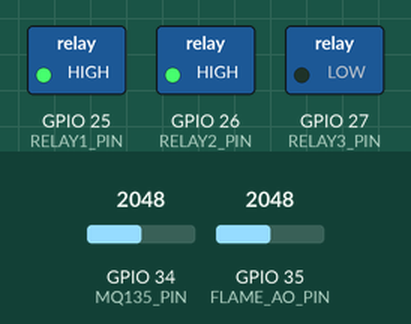
Bench run of a sketch on a simulated ESP32. Shown: switched loads named in the sketch (green lamp = pin HIGH). The inputs (shaded band) are chosen by the test bench; at power-on: GPIO 35 (FLAME_AO_PIN) = 2048, GPIO 34 (MQ135_PIN) = 2048. WiFi joins after 1.5 s; servers stay silent unless stated; what the sketch prints to the serial monitor is not drawn.

Above: at 7.7 s.
7.8 s: GPIO 35 (FLAME_AO_PIN) set to 1031
9.8 s: GPIO 35 (FLAME_AO_PIN) set to 936
At 11.7 s:
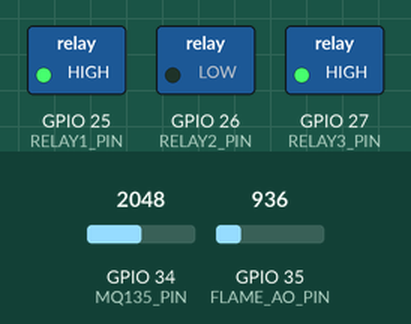
12.5 s: GPIO 35 (FLAME_AO_PIN) set to 1040
At 13.1 s:
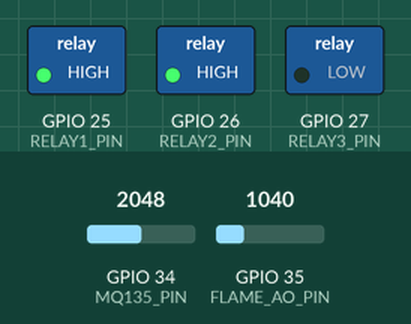
14.5 s: GPIO 34 (MQ135_PIN) set to 212
16.7 s: GPIO 34 (MQ135_PIN) set to 186
At 17.5 s:
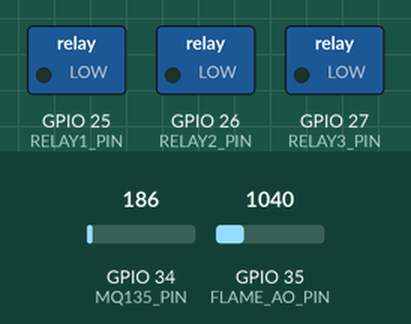
20.0 s: GPIO 34 (MQ135_PIN) set to 491
At 20.4 s:
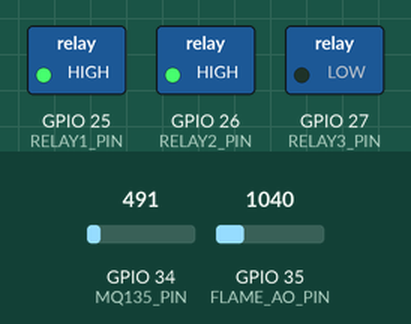
Timing chart, 0 to 23.0 s (numbered marks = the images above; inputs shaded):
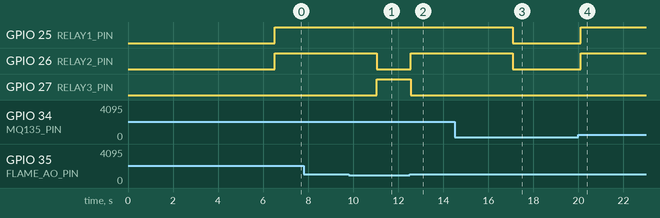

The sketch:

DOAN.ino
```cpp
#include <WiFi.h>
#include <ESP_Mail_Client.h>

// Thông tin WiFi
#define WIFI_SSID "Hằng"
#define WIFI_PASSWORD "12345678"

// Thông tin Gmail SMTP
#define SMTP_HOST "smtp.gmail.com"
#define SMTP_PORT 465
#define AUTHOR_EMAIL "truongphuc01573@gmail.com"
#define AUTHOR_PASSWORD "hisx exye uwkv fnou"
#define RECIPIENT_EMAIL "truongphuc1573@gmail.com"

// Khai báo chân ESP32
#define FLAME_AO_PIN   35    // Cảm biến lửa
#define MQ135_PIN      34    // Cảm biến khói MQ135
#define RELAY1_PIN     25    // Relay còi
#define RELAY2_PIN     26    // Relay quạt hút
#define RELAY3_PIN     27    // Relay ngắt điện

const int FLAME_THRESHOLD = 1000;  // Ngưỡng phát hiện lửa
const int SMOKE_THRESHOLD = 200;   // Ngưỡng phát hiện khói

const unsigned long EMAIL_COOLDOWN = 60000; // 60s cooldown
unsigned long lastEmailSent = 0;

SMTPSession smtp;

void setup() {
  Serial.begin(115200);
  pinMode(FLAME_AO_PIN, INPUT);
  pinMode(MQ135_PIN, INPUT);
  pinMode(RELAY1_PIN, OUTPUT);
  pinMode(RELAY2_PIN, OUTPUT);
  pinMode(RELAY3_PIN, OUTPUT);

  digitalWrite(RELAY1_PIN, LOW); // Ban đầu tắt còi
  digitalWrite(RELAY2_PIN, LOW); // Ban đầu tắt quạt
  digitalWrite(RELAY3_PIN, LOW); // Ban đầu không ngắt điện

  WiFi.begin(WIFI_SSID, WIFI_PASSWORD);
  Serial.print("Đang kết nối WiFi");
  while (WiFi.status() != WL_CONNECTED) {
    delay(500);
    Serial.print(".");
  }
  Serial.println("\n Wi-Fi đã kết nối!");

  Serial.println("==========================================");
  Serial.println(" HỆ THỐNG CẢNH BÁO LỬA VÀ KHÓI - ESP32");
  Serial.println(" Đang khởi động hệ thống...");
  Serial.print("  FLAME_THRESHOLD = ");
  Serial.println(FLAME_THRESHOLD);
  Serial.print("  SMOKE_THRESHOLD = ");
  Serial.println(SMOKE_THRESHOLD);
  Serial.println("==========================================\n");
  delay(5000);
}

void loop() {
  int flameAnalog = analogRead(FLAME_AO_PIN);
  int smokeAnalog = analogRead(MQ135_PIN);

  Serial.println("------------------------------------------");
  Serial.print("Giá trị cảm biến lửa (AO): ");
  Serial.println(flameAnalog);
  Serial.print("Giá trị cảm biến khói (AO): ");
  Serial.println(smokeAnalog);

  bool fireDetected = flameAnalog < FLAME_THRESHOLD;
  bool smokeDetected = smokeAnalog > SMOKE_THRESHOLD;

  if (fireDetected) {
    // Khi có lửa
    Serial.println(" Phát hiện LỬA!");
    digitalWrite(RELAY1_PIN, HIGH);  // Bật còi
    digitalWrite(RELAY2_PIN, LOW);   // Tắt quạt
    digitalWrite(RELAY3_PIN, HIGH);  // Ngắt điện

  } else if (smokeDetected) {
    // Khi chỉ có khói
    Serial.println("Phát hiện KHÓI!");
    digitalWrite(RELAY1_PIN, HIGH);  // Bật còi
    digitalWrite(RELAY2_PIN, HIGH);  // Bật quạt hút
    digitalWrite(RELAY3_PIN, LOW);   // Không ngắt điện
  } else {
    // Không có khói hoặc lửa
    Serial.println(" Không có lửa hoặc khói. Hệ thống an toàn.");
    digitalWrite(RELAY1_PIN, LOW);   // Tắt còi
    digitalWrite(RELAY2_PIN, LOW);   // Tắt quạt
    digitalWrite(RELAY3_PIN, LOW);   // Không ngắt điện
  }

  // Gửi email nếu cần
  if ((fireDetected || smokeDetected) && (millis() - lastEmailSent >= EMAIL_COOLDOWN)) {
    String message = fireDetected ? "PHÁT HIỆN LỬA!" : "PHÁT HIỆN KHÓI!";
    if (WiFi.status() == WL_CONNECTED) {
      sendEmail(message);
    } else {
      Serial.println(" Không gửi email được vì mất WiFi.");
    }
    lastEmailSent = millis();
  }

  delay(1500);
}

void sendEmail(String messageContent) {
  ESP_Mail_Session session;
  session.server.host_name = SMTP_HOST;
  session.server.port = SMTP_PORT;
  session.login.email = AUTHOR_EMAIL;
  session.login.password = AUTHOR_PASSWORD;
  session.login.user_domain = "";

  SMTP_Message email;
  email.sender.name = "Hệ thống cảnh báo ESP32";
  email.sender.email = AUTHOR_EMAIL;
  email.subject = "CẢNH BÁO: " + messageContent;
  email.addRecipient("Người nhận", RECIPIENT_EMAIL);
  email.text.content = "Hệ thống ESP32 vừa phát hiện: " + messageContent + ". Địa chỉ: KM 10 Trần Phú, Mộ Lao, Hà Đông. Hãy kiểm tra ngay!";

  if (smtp.connect(&session)) {
    if (MailClient.sendMail(&smtp, &email)) {
      Serial.println(" Gửi email thành công!");
    } else {
      Serial.print(" Gửi email thất bại: ");
      Serial.println(smtp.errorReason());
    }
    smtp.closeSession();
  }
}
```

Measured:
- the behaviour switches between 1000 and 999 on GPIO 35 (FLAME_AO_PIN) (found by bisection; images 0 and 1)
- the behaviour switches between 201 and 200 on GPIO 34 (MQ135_PIN) (found by bisection; images 2 and 3)
- after the input at 7.8 s, every drawn part: stays the same
- after the input at 9.8 s, GPIO 26 (RELAY2_PIN): HIGH → LOW after 1.2 s; GPIO 27 (RELAY3_PIN): LOW → HIGH after 1.2 s
- after the input at 12.5 s, GPIO 26 (RELAY2_PIN): LOW → HIGH after 0.06 s; GPIO 27 (RELAY3_PIN): HIGH → LOW after 0.06 s
- after the input at 14.5 s, every drawn part: stays the same
- after the input at 16.7 s, GPIO 25 (RELAY1_PIN), GPIO 26 (RELAY2_PIN): HIGH → LOW after 0.38 s
- after the input at 20.0 s, GPIO 25 (RELAY1_PIN), GPIO 26 (RELAY2_PIN): LOW → HIGH after 0.10 s
